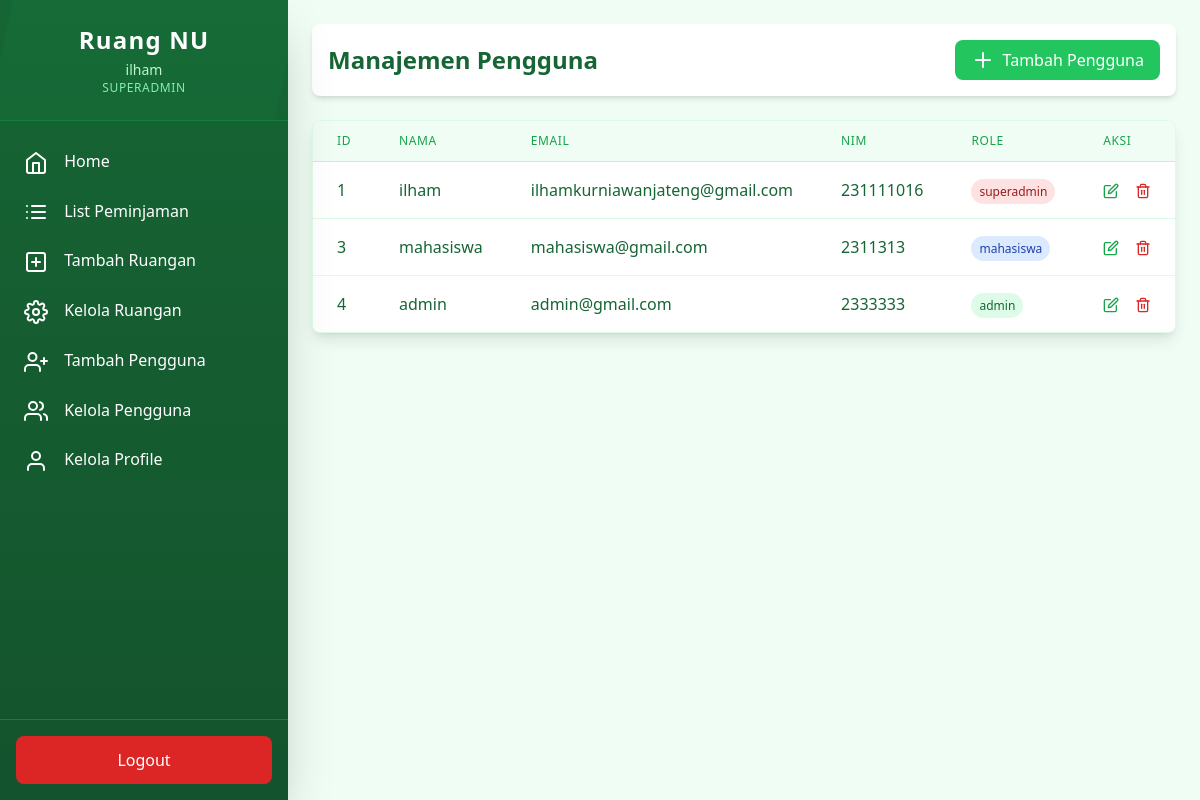
Page /admin/pengguna/index.php (signed in) on the committed database.
### tables this page shows
CREATE TABLE IF NOT EXISTS `users` (
  `id` int NOT NULL AUTO_INCREMENT,
  `name` varchar(100) NOT NULL,
  `email` varchar(100) NOT NULL,
  `nim` varchar(100) NOT NULL,
  `img_prfl` varchar(100) NOT NULL DEFAULT 'profile.jpg',
  `password` varchar(255) NOT NULL,
  `role` enum('superadmin','admin','mahasiswa') DEFAULT 'mahasiswa',
  `created_at` timestamp NULL DEFAULT CURRENT_TIMESTAMP,
  `updated_at` timestamp NULL DEFAULT CURRENT_TIMESTAMP ON UPDATE CURRENT_TIMESTAMP,
  PRIMARY KEY (`id`),
  UNIQUE KEY `email` (`email`),
  UNIQUE KEY `nim` (`nim`)
);

### admin/pengguna/index.php (the view, shortened to what this page needs)
<?php
require '../../config/db.php';
$result = $conn->query("SELECT * FROM users");
?>
<!DOCTYPE html>
<html lang="en">
<head>
    <script src="https://cdn.tailwindcss.com"></script>
</head>
<body class="bg-green-50">
    <div class="flex h-screen overflow-hidden">
        <?php include '../../components/sidebarAdmin.php'; ?>
        <div class="flex-grow overflow-auto ml-72 p-6">
            <nav class="bg-white shadow-md p-4 flex justify-between items-center rounded-lg mb-6">
                <h1 class="text-2xl font-bold text-green-800">Manajemen Pengguna</h1>
                <div class="flex items-center space-x-4">
                    <a href="tambah.php" class="bg-green-500 text-white px-4 py-2 rounded-lg hover:bg-green-600 flex items-center transition-all">
                        <i data-feather="plus" class="mr-2"></i>
                        Tambah Pengguna
                    </a>
                </div>
            </nav>
            <div>
                <div class="bg-white rounded-lg shadow-lg overflow-hidden border border-green-100">
                    <div class="overflow-x-auto">
                        <table class="w-full">
                            <thead class="bg-green-50 border-b border-green-200">
                                <tr>
                                    <th class="px-6 py-3 text-left text-xs font-medium text-green-600 uppercase tracking-wider">ID</th>
                                    <th class="px-6 py-3 text-left text-xs font-medium text-green-600 uppercase tracking-wider">Nama</th>
                                    <th class="px-6 py-3 text-left text-xs font-medium text-green-600 uppercase tracking-wider">Email</th>
                                    <th class="px-6 py-3 text-left text-xs font-medium text-green-600 uppercase tracking-wider">NIM</th>
                                    <th class="px-6 py-3 text-left text-xs font-medium text-green-600 uppercase tracking-wider">Role</th>
                                    <th class="px-6 py-3 text-left text-xs font-medium text-green-600 uppercase tracking-wider">Aksi</th>
                                </tr>
                            </thead>
                            <tbody class="bg-white divide-y divide-green-100">
                                <?php while ($user_row = $result->fetch_assoc()) : ?>
                                    <tr class="hover:bg-green-50 transition-colors">
                                        <td class="px-6 py-4 whitespace-nowrap text-green-800"><?php echo $user_row['id']; ?></td>
                                        <td class="px-6 py-4 whitespace-nowrap text-green-800"><?php echo htmlspecialchars($user_row['name']); ?></td>
                                        <td class="px-6 py-4 whitespace-nowrap text-green-800"><?php echo htmlspecialchars($user_row['email']); ?></td>
                                        <td class="px-6 py-4 whitespace-nowrap text-green-800"><?php echo htmlspecialchars($user_row['nim']); ?></td>
                                        <td class="px-6 py-4 whitespace-nowrap">
                                            <span class="px-2 py-1 text-xs font-medium rounded-full
                                                <?php
                                                    echo $user_row['role'] === 'admin' ? 'bg-green-100 text-green-800' :
                                                    ($user_row['role'] === 'superadmin' ? 'bg-red-100 text-red-800' : 'bg-blue-100 text-blue-800');
                                                ?>">
                                                <?php echo htmlspecialchars($user_row['role']); ?>
                                            </span>
                                        </td>
                                        <td class="px-6 py-4 whitespace-nowrap text-sm font-medium">
                                            <a href="edit.php?id=<?php echo $user_row['id']; ?>" class="text-green-600 hover:text-green-900 mr-3 transition-colors">
                                                <i data-feather="edit" class="w-4 h-4 inline-block"></i>
                                            </a>
                                            <a href="hapus.php?id=<?php echo $user_row['id']; ?>" class="text-red-600 hover:text-red-900 transition-colors"
                                               onclick="return confirm('Hapus pengguna ini?')">
                                                <i data-feather="trash-2" class="w-4 h-4 inline-block"></i>
                                            </a>
                                        </td>
                                    </tr>
                                <?php endwhile; ?>
                            </tbody>
                        </table>
                    </div>
                </div>
            </div>
        </div>
    </div>
</body>
</html>

### rows in the picture
users: id "1", name "ilham", email "ilhamkurniawanjateng@gmail.com", nim "231111016", role "superadmin"
users: id "3", name "mahasiswa", email "mahasiswa@gmail.com", nim "2311313", role "mahasiswa"
users: id "4", name "admin", email "admin@gmail.com", nim "2333333", role "admin"

### other values in the picture
$user['name'] "ilham"
$user['role'] "SUPERADMIN"
